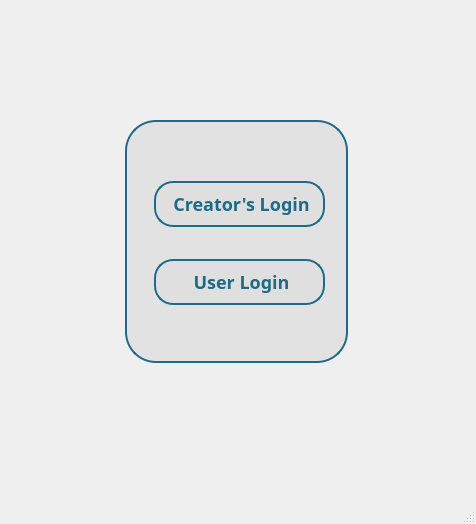
<?xml version="1.0" encoding="UTF-8"?>
<ui version="4.0">
 <class>MainWindow</class>
 <widget class="QMainWindow" name="MainWindow">
  <property name="geometry">
   <rect>
    <x>0</x>
    <y>0</y>
    <width>476</width>
    <height>524</height>
   </rect>
  </property>
  <property name="windowTitle">
   <string>MainWindow</string>
  </property>
  <widget class="QWidget" name="centralwidget">
   <widget class="QLabel" name="Background">
    <property name="geometry">
     <rect>
      <x>0</x>
      <y>0</y>
      <width>476</width>
      <height>481</height>
     </rect>
    </property>
    <property name="styleSheet">
     <string notr="true"/>
    </property>
    <property name="text">
     <string/>
    </property>
   </widget>
   <widget class="QLabel" name="label">
    <property name="geometry">
     <rect>
      <x>125</x>
      <y>120</y>
      <width>223</width>
      <height>243</height>
     </rect>
    </property>
    <property name="styleSheet">
     <string notr="true">border-radius: 31px;
border: 2.25px solid #1F6A87;
background-color: rgba(217, 217, 217, 0.6);
</string>
    </property>
    <property name="text">
     <string/>
    </property>
   </widget>
   <widget class="QPushButton" name="pushButton">
    <property name="geometry">
     <rect>
      <x>154</x>
      <y>181</y>
      <width>171</width>
      <height>46</height>
     </rect>
    </property>
    <property name="cursor">
     <cursorShape>PointingHandCursor</cursorShape>
    </property>
    <property name="styleSheet">
     <string notr="true">QPushButton {
    font-family: Montserrat;
    font-size: 18px;
    font-weight: bold;
    color: #1F6A87;
    border: 2.25px solid #1F6A87;
    border-radius: 19px;
    background-color: rgba(217, 217, 217, 0.4);
    padding: 1px 11px;
    padding-left: 15px; 
}

QPushButton:hover {
    color: white;
    background-color: #1F6A87;
    border: 2.25px solid #1F6A87;
}
</string>
    </property>
    <property name="text">
     <string>Creator's Login</string>
    </property>
   </widget>
   <widget class="QPushButton" name="pushButton_2">
    <property name="geometry">
     <rect>
      <x>154</x>
      <y>259</y>
      <width>171</width>
      <height>46</height>
     </rect>
    </property>
    <property name="cursor">
     <cursorShape>PointingHandCursor</cursorShape>
    </property>
    <property name="styleSheet">
     <string notr="true">QPushButton {
    font-family: Montserrat;
    font-size: 18px;
    font-weight: bold;
    color: #1F6A87;
    border: 2.25px solid #1F6A87;
    border-radius: 19px;
    background-color: rgba(217, 217, 217, 0.4);
    padding: 1px 11px;
    padding-left: 15px; 
}

QPushButton:hover {
    color: white;
    background-color: #1F6A87;
    border: 2.25px solid #1F6A87;
}
</string>
    </property>
    <property name="text">
     <string>User Login</string>
    </property>
   </widget>
   <widget class="QLabel" name="YoutubeLogo">
    <property name="geometry">
     <rect>
      <x>129</x>
      <y>41</y>
      <width>211</width>
      <height>48</height>
     </rect>
    </property>
    <property name="text">
     <string/>
    </property>
   </widget>
  </widget>
  <widget class="QMenuBar" name="menubar">
   <property name="geometry">
    <rect>
     <x>0</x>
     <y>0</y>
     <width>476</width>
     <height>22</height>
    </rect>
   </property>
  </widget>
  <widget class="QStatusBar" name="statusbar"/>
 </widget>
 <resources/>
 <connections/>
</ui>
